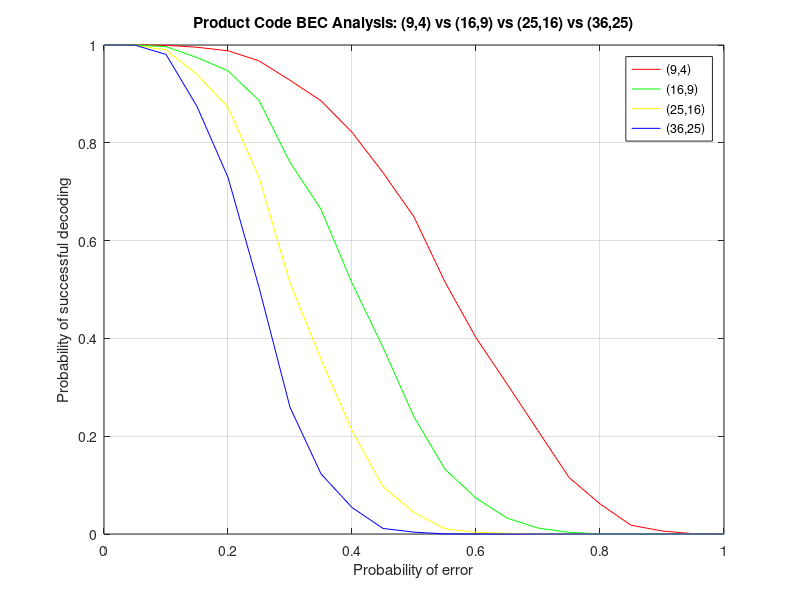

Write MATLAB code to recreate this figure.
%% About
clear vars;
close all;
clc;
% BEC graph analysis
%% Load data
load arrdataBEC2.mat;
%% Ploting part
figure(1);
plot(prob_set, raw_estimations, 'r')
hold on;
plot(prob_set, raw_estimations2, 'g');
hold on;
plot(prob_set, raw_estimations3, 'y');
hold on;
plot(prob_set, raw_estimations4, 'b');
title('Product Code BEC Analysis: (9,4) vs (16,9) vs (25,16) vs (36,25)');
xlabel('Probability of error');
ylabel('Probability of successful decoding');
legend('(9,4)','(16,9)','(25,16)','(36,25)');
grid on;